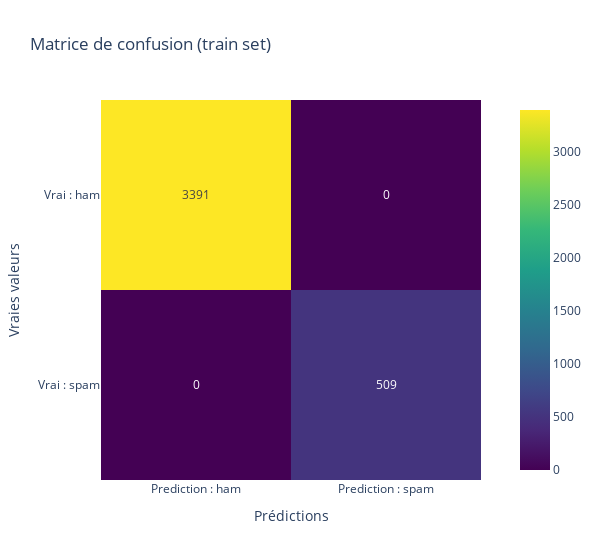
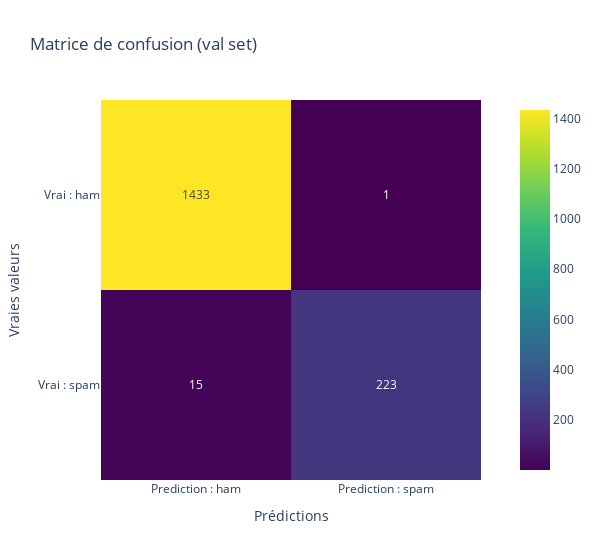

Notebook source saved alongside these figures, in order:
### Code cell
# Matrice de confusion train set
fig = px.imshow(confusion_matrix(y_train, predictions_train),
                labels=dict(x="Prédictions", y="Vraies valeurs"),
                x=['Prediction : ham', 'Prediction : spam'],
                y=['Vrai : ham', 'Vrai : spam'],
                color_continuous_scale='viridis',
                title = 'Matrice de confusion (train set)',
                text_auto = True,
                width = 600)
fig.show()

# Matrice de confusion validation set
fig = px.imshow(confusion_matrix(y_val, predictions_val),
                labels=dict(x="Prédictions", y="Vraies valeurs"),
                x=['Prediction : ham', 'Prediction : spam'],
                y=['Vrai : ham', 'Vrai : spam'],
                color_continuous_scale='viridis',
                title = 'Matrice de confusion (val set)',
                text_auto=True,
                width = 600)
fig.show()

### Figure 1 — Plotly figure (JSON) as saved in the notebook; plotly's stock layout.template omitted (floating-point values rounded to 4 significant figures)
{"data": [{"coloraxis": "coloraxis", "hovertemplate": "Prédictions: %{x}<br>Vraies valeurs: %{y}<br>color: %{z}<extra></extra>", "name": "0", "texttemplate": "%{z}", "type": "heatmap", "x": ["Prediction : ham", "Prediction : spam"], "xaxis": "x", "y": ["Vrai : ham", "Vrai : spam"], "yaxis": "y", "z": [[3391, 0], [0, 509]]}], "layout": {"coloraxis": {"colorscale": [[0, "#440154"], [0.1111, "#482878"], [0.2222, "#3e4989"], [0.3333, "#31688e"], [0.4444, "#26828e"], [0.5556, "#1f9e89"], [0.6667, "#35b779"], [0.7778, "#6ece58"], [0.8889, "#b5de2b"], [1, "#fde725"]]}, "title": {"text": "Matrice de confusion (train set)"}, "width": 600, "xaxis": {"anchor": "y", "constrain": "domain", "domain": [0, 1], "scaleanchor": "y", "title": {"text": "Prédictions"}}, "yaxis": {"anchor": "x", "autorange": "reversed", "constrain": "domain", "domain": [0, 1], "title": {"text": "Vraies valeurs"}}}}

### Figure 2 — Plotly figure (JSON) as saved in the notebook; plotly's stock layout.template omitted (floating-point values rounded to 4 significant figures)
{"data": [{"coloraxis": "coloraxis", "hovertemplate": "Prédictions: %{x}<br>Vraies valeurs: %{y}<br>color: %{z}<extra></extra>", "name": "0", "texttemplate": "%{z}", "type": "heatmap", "x": ["Prediction : ham", "Prediction : spam"], "xaxis": "x", "y": ["Vrai : ham", "Vrai : spam"], "yaxis": "y", "z": [[1433, 1], [15, 223]]}], "layout": {"coloraxis": {"colorscale": [[0, "#440154"], [0.1111, "#482878"], [0.2222, "#3e4989"], [0.3333, "#31688e"], [0.4444, "#26828e"], [0.5556, "#1f9e89"], [0.6667, "#35b779"], [0.7778, "#6ece58"], [0.8889, "#b5de2b"], [1, "#fde725"]]}, "title": {"text": "Matrice de confusion (val set)"}, "width": 600, "xaxis": {"anchor": "y", "constrain": "domain", "domain": [0, 1], "scaleanchor": "y", "title": {"text": "Prédictions"}}, "yaxis": {"anchor": "x", "autorange": "reversed", "constrain": "domain", "domain": [0, 1], "title": {"text": "Vraies valeurs"}}}}
